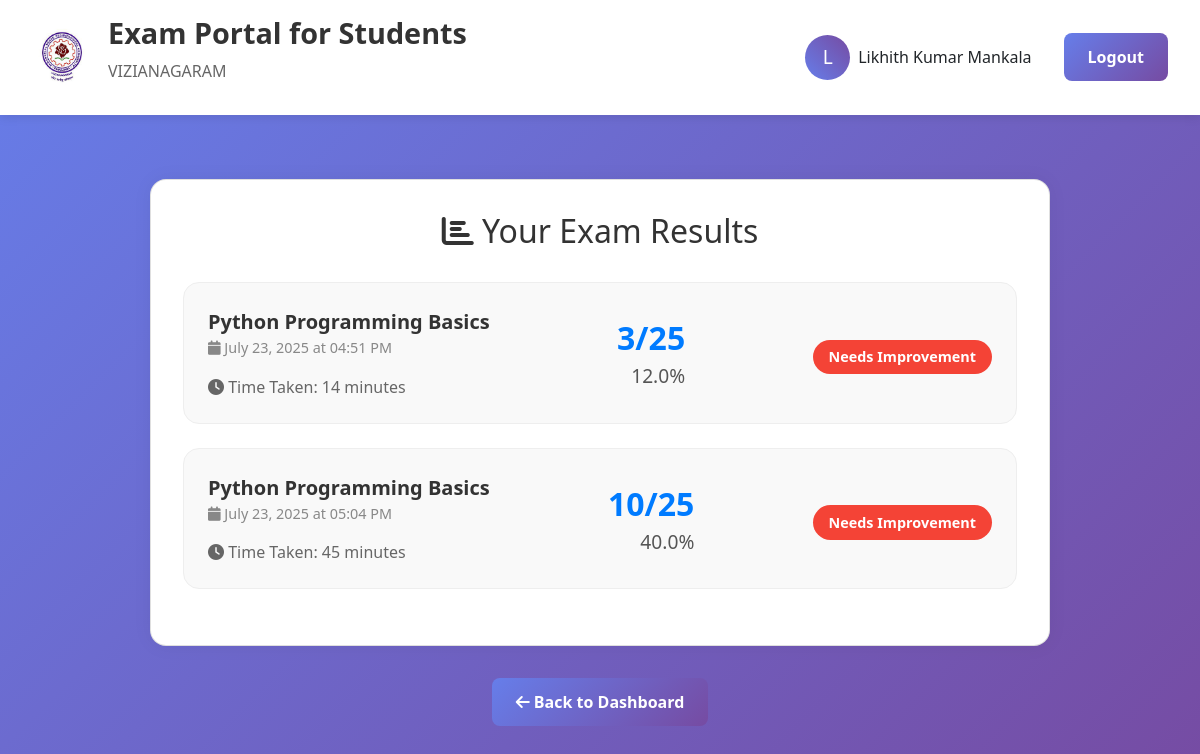
The page /results (signed in) on the database its author committed.
### app.py (models this page shows)
class ExamResult(db.Model):
    id = db.Column(db.Integer, primary_key=True)
    user_id = db.Column(db.Integer, db.ForeignKey('user.id'), nullable=False)
    exam_id = db.Column(db.Integer, db.ForeignKey('exam.id'), nullable=False)
    score = db.Column(db.Integer, nullable=False)
    total_marks = db.Column(db.Integer, nullable=False)
    time_taken = db.Column(db.Integer)
    completed_at = db.Column(db.DateTime, default=datetime.utcnow)
    answers = db.Column(db.Text)

class Exam(db.Model):
    id = db.Column(db.Integer, primary_key=True)
    title = db.Column(db.String(200), nullable=False)
    description = db.Column(db.Text)
    duration_minutes = db.Column(db.Integer, default=60)
    total_marks = db.Column(db.Integer, default=100)
    created_at = db.Column(db.DateTime, default=datetime.utcnow)
    is_active = db.Column(db.Boolean, default=True)

### app.py (the view)
@app.route('/results')
def results():
    if not is_logged_in():
        return redirect(url_for('login'))
    user_results = db.session.query(ExamResult, Exam)\
        .join(Exam).filter(ExamResult.user_id == session['user_id']).all()
    return render_template('results.html', user_results=user_results)

### app.py (called while the page is built)
def is_logged_in():
    return 'user_id' in session

### templates/results.html (shortened to what this page needs)
{% extends "base.html" %}
{% block content %}
<div class="card">
    <h2 style="text-align: center; color: #333; margin-bottom: 2rem;">
        <i class="fas fa-chart-bar"></i> Your Exam Results
    </h2>
    {% if user_results %}
        {% for result, exam in user_results %}
            {% set percentage = (result.score / result.total_marks * 100) | round(1) %}
            <div class="result-card">
                <div>
                    <div class="exam-title">{{ exam.title }}</div>
                    <div class="exam-date">
                        <i class="fas fa-calendar"></i>
                        {{ result.completed_at.strftime('%B %d, %Y at %I:%M %p') }}
                    </div>
                    <div style="margin-top: 1rem; color: #666;">
                        <i class="fas fa-clock"></i> Time Taken: {{ result.time_taken }} minutes
                    </div>
                </div>
                <div class="score-display">
                    <div class="score-number">{{ result.score }}/{{ result.total_marks }}</div>
                    <div class="score-percentage">{{ percentage }}%</div>
                </div>
                <div>
                    {% if percentage >= 90 %}
                        <div class="performance-badge badge-excellent">Excellent!</div>
                    {% elif percentage >= 75 %}
                        <div class="performance-badge badge-good">Good</div>
                    {% elif percentage >= 60 %}
                        <div class="performance-badge badge-average">Average</div>
                    {% else %}
                        <div class="performance-badge badge-poor">Needs Improvement</div>
                    {% endif %}
                </div>
            </div>
        {% endfor %}
    {% endif %}
</div>
{% if user_results %}
    <div style="text-align: center; margin-top: 2rem;">
        <a href="{{ url_for('dashboard') }}" class="btn btn-secondary">
            <i class="fas fa-arrow-left"></i> Back to Dashboard
        </a>
    </div>
{% endif %}
{% endblock %}

### templates/base.html (shortened to what this page needs)
<!DOCTYPE html>
<html lang="en">
<head>
    <link href="https://cdnjs.cloudflare.com/ajax/libs/font-awesome/6.0.0/css/all.min.css" rel="stylesheet">
<link rel="stylesheet" href="https://cdn.jsdelivr.net/npm/bootstrap@4.6.2/dist/css/bootstrap.min.css">
<link rel="stylesheet" href="https://cdnjs.cloudflare.com/ajax/libs/font-awesome/6.4.0/css/all.min.css">
</head>
<body>
    <header class="header">
        <div class="logo-section">
            <div class="logo">
 <img src="{{ url_for('static', filename='uploads/default.jpg') }}" alt="JNTU Logo" class="logo-img">
</div>
            <div class="university-info">
                <h1>Exam Portal for Students</h1>
                <p>VIZIANAGARAM</p>
            </div>
        </div>
        <div class="profile-section">
    {% if session.user_name %}
        <a href="{{ url_for('profile') }}" style="display: flex; align-items: center; gap: 0.5rem; text-decoration: none; color: inherit;">
            <div class="profile-pic">{{ session.user_name[0].upper() }}</div>
            <span>{{ session.user_name }}</span>
        </a>
        <a href="{{ url_for('logout') }}" class="btn btn-secondary" style="margin-left: 1rem;">Logout</a>
    {% else %}
        <a href="{{ url_for('login') }}" class="btn btn-primary">Login</a>
        <a href="{{ url_for('register') }}" class="btn btn-secondary">Register</a>
    {% endif %}
</div>
    </header>
    <div class="container">
        {% block content %}{% endblock %}
    </div>
</body>
</html>

### templates/base.html (style rules this page uses)
* { margin: 0; padding: 0; box-sizing: border-box; }
body { font-family: 'Segoe UI', Tahoma, Geneva, Verdana, sans-serif; background: linear-gradient(135deg, #667eea 0%, #764ba2 100%); min-height: 100vh; }
.header { background: white; padding: 1rem 2rem; box-shadow: 0 2px 10px rgba(0,0,0,0.1); display: flex; justify-content: space-between; align-items: center; position: sticky; top: 0; z-index: 1000; }
.logo-section { display: flex; align-items: center; gap: 1rem; }
.logo { width: 60px; height: 60px; border-radius: 50%; overflow: hidden; display: flex; align-items: center; justify-content: center; background-color: white; }
.logo-img { width: 100%; height: 100%; object-fit: cover; display: block; }
.university-info h1 { color: #333; font-size: 1.8rem; font-weight: 700; }
.university-info p { color: #666; font-size: 1rem; margin-top: 0.2rem; }
.profile-section { display: flex; align-items: center; gap: 1rem; }
.profile-pic { width: 45px; height: 45px; border-radius: 50%; background: linear-gradient(45deg, #667eea, #764ba2); display: flex; align-items: center; justify-content: center; color: white; font-size: 1.2rem; }
.container { max-width: 1200px; margin: 0 auto; padding: 2rem; }
.btn { padding: 0.75rem 1.5rem; border: none; border-radius: 8px; font-size: 1rem; font-weight: 600; cursor: pointer; transition: all 0.3s ease; text-decoration: none; display: inline-block; text-align: center; }
.btn-secondary { background: linear-gradient(135deg, #667eea, #764ba2); color: white; }
.card { background: white; border-radius: 15px; padding: 2rem; box-shadow: 0 10px 30px rgba(0,0,0,0.1); margin-bottom: 2rem; animation: fadeIn 0.6s ease-out; transition: transform 0.3s ease; }
.card { background: #fff; padding: 2rem; border-radius: 1rem; box-shadow: 0 0 20px rgba(0, 0, 0, 0.05); margin: 2rem auto; max-width: 900px; }
.result-card { display: flex; justify-content: space-between; align-items: center; border: 1px solid #eee; padding: 1.5rem; margin-bottom: 1.5rem; border-radius: 1rem; background-color: #f9f9f9; }
.exam-title { font-size: 1.25rem; font-weight: 600; color: #333; }
.exam-date { font-size: 0.9rem; color: #888; }
.score-display { text-align: right; }
.score-number { font-size: 2rem; font-weight: bold; color: #007bff; }
.score-percentage { font-size: 1.2rem; color: #555; }
.performance-badge { margin-top: 0.5rem; padding: 0.4rem 1rem; border-radius: 20px; font-size: 0.9rem; display: inline-block; font-weight: 600; }
.badge-poor { background-color: #F44336; color: white; }

### rows shown on the page
ExamResult: title "Python Programming Basics", completed_at "July 23, 2025 at 04:51 PM", time_taken "14", score "3", total_marks "25", percentage "12.0"
ExamResult: title "Python Programming Basics", completed_at "July 23, 2025 at 05:04 PM", time_taken "45", score "10", total_marks "25", percentage "40.0"

### other values the page prints
{{ session.user_name[0].upper() }} "L"
{{ session.user_name }} "Likhith Kumar Mankala"
